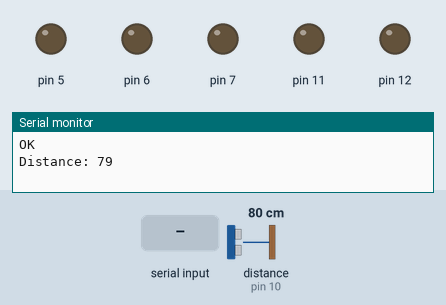
Bench run of a sketch on a simulated Arduino Uno, built for the host (arithmetic inside an expression is 32-bit, double 64-bit). Shown: output pins drawn as LEDs (lit = HIGH), the last lines printed to the serial monitor. Inputs (shaded band) come from the test bench; at power-on: distance to the obstacle (sensor on pin 10) 80 cm. The echo pulse lasts 58.3 µs per cm; the audio player accepts every command and is not drawn; pins used as bus, display or sensor lines are not drawn.

Above: at 14.7 s.
14.8 s: "mp3\n" received over Serial
At 16.3 s:
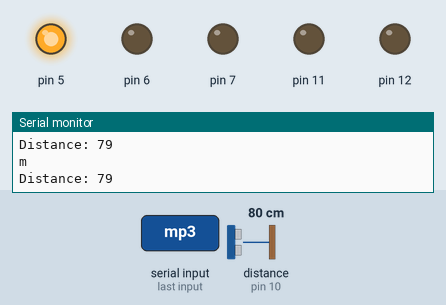
Timing chart, 0 to 18.1 s (numbered marks = the images above; inputs shaded):
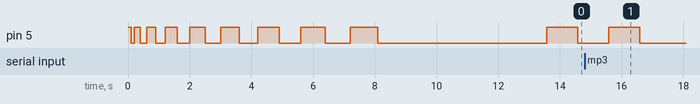

Measured:
- after the input at 14.8 s, pin 5: goes on until 16.6 s, then stays LOW

The sketch:

RCCARRRR.ino
```cpp
#include "SoftwareSerial.h"
#include "DFRobotDFPlayerMini.h"

// Use pins 2 and 3 to communicate with DFPlayer Mini
static const uint8_t PIN_MP3_TX = 2;  // Connects to module's RX
static const uint8_t PIN_MP3_RX = 3;  // Connects to module's TX
SoftwareSerial softwareSerial(PIN_MP3_RX, PIN_MP3_TX);

// Create the Player object
DFRobotDFPlayerMini player;

String readvoice;  // Initialize t to a default value
char t;

// Ultrasonic Sensor
const int trigPin = 9;
const int echoPin = 10;
// defines variables
long duration;
int distance;

void setup() {
  // put your setup code here, to run once:
  // Init serial port for DFPlayer Mini
  softwareSerial.begin(9600);

  Serial.begin(9600);
  pinMode(6, OUTPUT);
  pinMode(7, OUTPUT);
  pinMode(11, OUTPUT);
  pinMode(12, OUTPUT);
  pinMode(5, OUTPUT);
  pinMode(trigPin, OUTPUT);  // Sets the trigPin as an Output
  pinMode(echoPin, INPUT);   // Sets the echoPin as an Input

  for (int i = 1; i < 10; i++) {
    digitalWrite(5, HIGH);
    delay(100 * i);
    digitalWrite(5, LOW);
    delay(100 * i);
  }
  // Start communication with DFPlayer Mini
  if (player.begin(softwareSerial)) {
    Serial.println("OK");

    // Set volume to maximum (0 to 30).
    player.volume(30);
    // Play the "0001.mp3" in the "mp3" folder on the SD card
    player.playMp3Folder(3);
    delay(4000);
    player.playMp3Folder(1);

  } else {
    Serial.println("Connecting to DFPlayer Mini failed!");
  }
}

void loop() {

  // Clears the trigPin
  digitalWrite(trigPin, LOW);
  delayMicroseconds(2);
  // Sets the trigPin on HIGH state for 10 micro seconds
  digitalWrite(trigPin, HIGH);
  delayMicroseconds(10);
  digitalWrite(trigPin, LOW);
  // Reads the echoPin, returns the sound wave travel time in microseconds
  duration = pulseIn(echoPin, HIGH);
  // Calculating the distance
  distance = duration * 0.034 / 2;
  // Prints the distance on the Serial Monitor
  Serial.print("Distance: ");
  Serial.println(distance);

  // put your main code here, to run repeatedly:
  digitalWrite(5, HIGH);
  delay(1000);
  digitalWrite(5, LOW);
  delay(1000);


  if (Serial.available() > 0) {
    delay(3);
    t = Serial.read();
    readvoice += t;
  }
  if (readvoice.length() > 0 || t > 0) {

    Serial.println(readvoice);

    if ((readvoice == 'Forward' || t == 'F') && distance > 100) {
      digitalWrite(6, LOW);
      digitalWrite(7, HIGH);
      digitalWrite(11, LOW);
      digitalWrite(12, HIGH);
    } else if ((readvoice == 'Backward' || t == 'B') && distance > 100) {
      digitalWrite(6, HIGH);
      digitalWrite(7, LOW);
      digitalWrite(11, HIGH);
      digitalWrite(12, LOW);
    }
    // else if(readvoice == 'Right' || t=='R'){
    //   digitalWrite(9, HIGH);
    //   digitalWrite(10, LOW);
    //   digitalWrite(11, LOW);
    //   digitalWrite(12, HIGH);
    // }
    //   else if(readvoice == 'Left' || t=='L'){
    //   digitalWrite(9, LOW);
    //   digitalWrite(10, HIGH);
    //   digitalWrite(11, HIGH);
    //   digitalWrite(12, LOW);
    // }
    else if ((readvoice == 'Stop' || t == 'S') && distance <= 100) {
      digitalWrite(6, LOW);
      digitalWrite(7, LOW);
      digitalWrite(11, LOW);
      digitalWrite(12, LOW);

      if (player.begin(softwareSerial)) {
        Serial.println("Hello Sir");

        // Set volume to maximum (0 to 30).
        player.volume(30);
        // Play the "0001.mp3" in the "mp3" folder on the SD card
        player.playMp3Folder(2);  //please take a glass water

        delay(10000);
        // player.playMp3Folder(3);//thank you sir,Have a great day

      } else {
        Serial.println("Connecting to DFPlayer Mini failed!");
      }
    }
  }
  readvoice = "";
}
```
